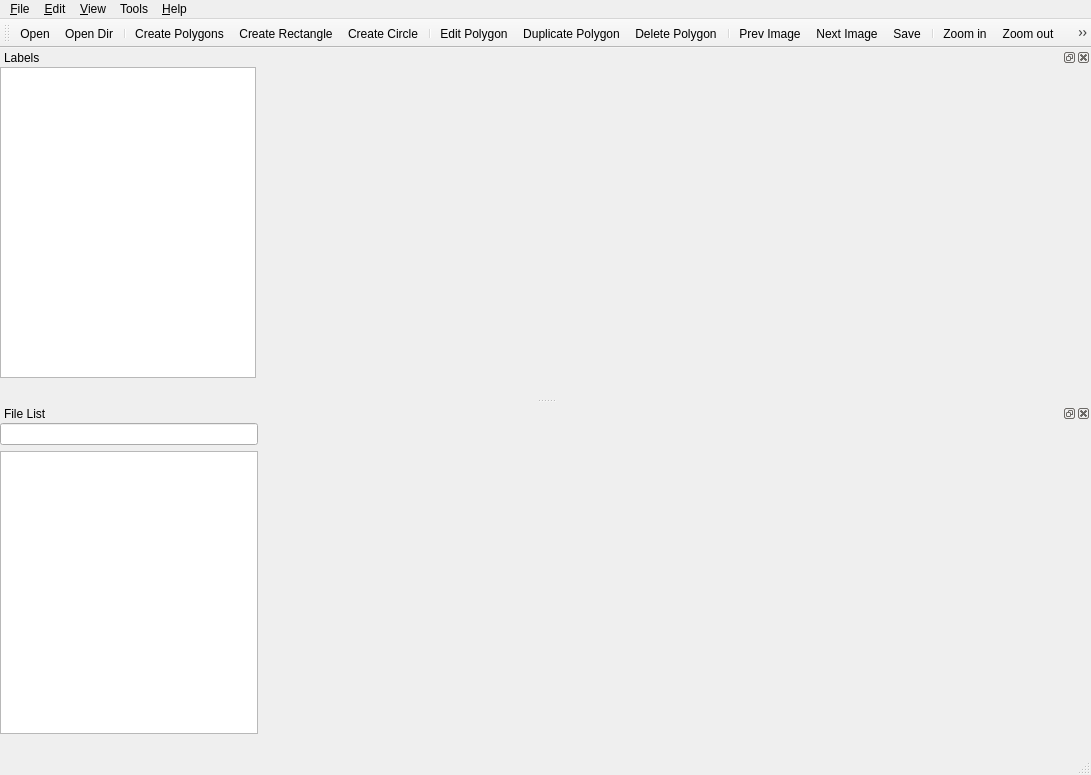
<?xml version="1.0" encoding="UTF-8"?>
<ui version="4.0">
 <class>MainWindow</class>
 <widget class="QMainWindow" name="MainWindow">
  <property name="geometry">
   <rect>
    <x>0</x>
    <y>0</y>
    <width>1091</width>
    <height>775</height>
   </rect>
  </property>
  <property name="windowTitle">
   <string>Label-it</string>
  </property>
  <property name="windowIcon">
   <iconset>
    <normalon>:/svg/qt.svg</normalon>
   </iconset>
  </property>
  <widget class="QScrollArea" name="centralwidget">
   <property name="widgetResizable">
    <bool>true</bool>
   </property>
   <widget class="Canvas" name="canvas">
    <property name="geometry">
     <rect>
      <x>0</x>
      <y>0</y>
      <width>994</width>
      <height>682</height>
     </rect>
    </property>
    <property name="sizePolicy">
     <sizepolicy hsizetype="Expanding" vsizetype="Expanding">
      <horstretch>0</horstretch>
      <verstretch>0</verstretch>
     </sizepolicy>
    </property>
   </widget>
  </widget>
  <widget class="QMenuBar" name="menubar">
   <property name="geometry">
    <rect>
     <x>0</x>
     <y>0</y>
     <width>1091</width>
     <height>26</height>
    </rect>
   </property>
   <widget class="QMenu" name="menuFile">
    <property name="title">
     <string>&amp;File</string>
    </property>
    <addaction name="actionOpen"/>
    <addaction name="actionNext_Image"/>
    <addaction name="actionPrev_Image"/>
    <addaction name="actionOpen_Dir"/>
    <addaction name="actionOpen_Recent"/>
    <addaction name="actionSave"/>
    <addaction name="actionSave_as"/>
    <addaction name="actionClose"/>
    <addaction name="separator"/>
    <addaction name="actionQuit"/>
   </widget>
   <widget class="QMenu" name="menuEdit">
    <property name="title">
     <string>&amp;Edit</string>
    </property>
    <addaction name="actionCreate_Polygons"/>
    <addaction name="actionCreate_Rectangle"/>
    <addaction name="actionCreate_Circle"/>
    <addaction name="actionDuplicate_Polygon"/>
    <addaction name="actionEdit_Polygon"/>
    <addaction name="actionDelete_Polygon"/>
    <addaction name="separator"/>
    <addaction name="actionUndo"/>
    <addaction name="actionRedo"/>
   </widget>
   <widget class="QMenu" name="menuView">
    <property name="title">
     <string>&amp;View</string>
    </property>
    <addaction name="actionLabel_List"/>
    <addaction name="actionFill_List"/>
    <addaction name="separator"/>
    <addaction name="actionHide_Polygons"/>
    <addaction name="actionView_Polygons"/>
    <addaction name="separator"/>
    <addaction name="actionZoom_in"/>
    <addaction name="actionZoom_out"/>
    <addaction name="separator"/>
    <addaction name="actionFit_Window"/>
    <addaction name="actionFit_Width"/>
   </widget>
   <widget class="QMenu" name="menuHelp">
    <property name="title">
     <string>&amp;Help</string>
    </property>
    <addaction name="actionAbout"/>
   </widget>
   <widget class="QMenu" name="menuSettings">
    <property name="title">
     <string>Tools</string>
    </property>
    <addaction name="actionconvert_to_VOC"/>
    <addaction name="actionconvert_to_mask"/>
   </widget>
   <addaction name="menuFile"/>
   <addaction name="menuEdit"/>
   <addaction name="menuView"/>
   <addaction name="menuSettings"/>
   <addaction name="menuHelp"/>
  </widget>
  <widget class="QStatusBar" name="statusbar"/>
  <widget class="QToolBar" name="toolBar">
   <property name="windowTitle">
    <string>toolBar</string>
   </property>
   <attribute name="toolBarArea">
    <enum>TopToolBarArea</enum>
   </attribute>
   <attribute name="toolBarBreak">
    <bool>false</bool>
   </attribute>
   <addaction name="actionOpen"/>
   <addaction name="actionOpen_Dir"/>
   <addaction name="separator"/>
   <addaction name="actionCreate_Polygons"/>
   <addaction name="actionCreate_Rectangle"/>
   <addaction name="actionCreate_Circle"/>
   <addaction name="separator"/>
   <addaction name="actionEdit_Polygon"/>
   <addaction name="actionDuplicate_Polygon"/>
   <addaction name="actionDelete_Polygon"/>
   <addaction name="separator"/>
   <addaction name="actionPrev_Image"/>
   <addaction name="actionNext_Image"/>
   <addaction name="actionSave"/>
   <addaction name="separator"/>
   <addaction name="actionZoom_in"/>
   <addaction name="actionZoom_out"/>
   <addaction name="actionFit_Window"/>
   <addaction name="actionFit_Width"/>
  </widget>
  <widget class="QDockWidget" name="dock_label_list">
   <property name="sizePolicy">
    <sizepolicy hsizetype="Preferred" vsizetype="Preferred">
     <horstretch>0</horstretch>
     <verstretch>0</verstretch>
    </sizepolicy>
   </property>
   <property name="windowTitle">
    <string>Labels</string>
   </property>
   <attribute name="dockWidgetArea">
    <number>2</number>
   </attribute>
   <widget class="QWidget" name="dockWidgetContents_4">
    <widget class="QListWidget" name="listWidget_labels">
     <property name="geometry">
      <rect>
       <x>0</x>
       <y>0</y>
       <width>256</width>
       <height>311</height>
      </rect>
     </property>
    </widget>
   </widget>
  </widget>
  <widget class="QDockWidget" name="dock_file_list">
   <property name="sizePolicy">
    <sizepolicy hsizetype="Preferred" vsizetype="Preferred">
     <horstretch>0</horstretch>
     <verstretch>0</verstretch>
    </sizepolicy>
   </property>
   <property name="windowTitle">
    <string>File List</string>
   </property>
   <attribute name="dockWidgetArea">
    <number>2</number>
   </attribute>
   <widget class="QWidget" name="dockWidgetContents_2">
    <widget class="QWidget" name="layoutWidget">
     <property name="geometry">
      <rect>
       <x>0</x>
       <y>0</y>
       <width>258</width>
       <height>311</height>
      </rect>
     </property>
     <layout class="QVBoxLayout" name="verticalLayout">
      <property name="sizeConstraint">
       <enum>QLayout::SetMaximumSize</enum>
      </property>
      <item>
       <widget class="QLineEdit" name="lineEdit_filename">
        <property name="text">
         <string/>
        </property>
       </widget>
      </item>
      <item>
       <widget class="QListWidget" name="listWidget_files"/>
      </item>
     </layout>
    </widget>
   </widget>
  </widget>
  <action name="actionOpen">
   <property name="icon">
    <iconset>
     <normalon>:/svg/open.svg</normalon>
    </iconset>
   </property>
   <property name="text">
    <string>&amp;Open</string>
   </property>
   <property name="shortcut">
    <string>Ctrl+O</string>
   </property>
  </action>
  <action name="actionNext_Image">
   <property name="icon">
    <iconset>
     <normalon>:/svg/next.svg</normalon>
    </iconset>
   </property>
   <property name="text">
    <string>&amp;Next Image</string>
   </property>
   <property name="shortcut">
    <string>D</string>
   </property>
  </action>
  <action name="actionPrev_Image">
   <property name="icon">
    <iconset>
     <normalon>:/svg/previous.svg</normalon>
    </iconset>
   </property>
   <property name="text">
    <string>&amp;Prev Image</string>
   </property>
   <property name="shortcut">
    <string>A</string>
   </property>
  </action>
  <action name="actionOpen_Dir">
   <property name="icon">
    <iconset>
     <normalon>:/svg/dir.svg</normalon>
    </iconset>
   </property>
   <property name="text">
    <string>Open Dir</string>
   </property>
   <property name="shortcut">
    <string>Ctrl+U</string>
   </property>
  </action>
  <action name="actionOpen_Recent">
   <property name="enabled">
    <bool>false</bool>
   </property>
   <property name="text">
    <string>Open Recent</string>
   </property>
  </action>
  <action name="actionSave">
   <property name="icon">
    <iconset>
     <normalon>:/svg/save.svg</normalon>
    </iconset>
   </property>
   <property name="text">
    <string>&amp;Save</string>
   </property>
   <property name="shortcut">
    <string>Ctrl+S</string>
   </property>
  </action>
  <action name="actionSave_as">
   <property name="text">
    <string>Save As</string>
   </property>
   <property name="shortcut">
    <string>Ctrl+Shift+S</string>
   </property>
  </action>
  <action name="actionClose">
   <property name="text">
    <string>&amp;Close</string>
   </property>
   <property name="shortcut">
    <string>Ctrl+F4</string>
   </property>
  </action>
  <action name="actionQuit">
   <property name="text">
    <string>&amp;Quit</string>
   </property>
   <property name="shortcut">
    <string>Ctrl+Q</string>
   </property>
  </action>
  <action name="actionCreate_Polygons">
   <property name="icon">
    <iconset>
     <normalon>:/svg/polygon.svg</normalon>
    </iconset>
   </property>
   <property name="text">
    <string>Create Polygons</string>
   </property>
   <property name="shortcut">
    <string>Ctrl+N</string>
   </property>
  </action>
  <action name="actionCreate_Rectangle">
   <property name="icon">
    <iconset>
     <normalon>:/svg/square_four_angle_point.svg</normalon>
    </iconset>
   </property>
   <property name="text">
    <string>Create Rectangle</string>
   </property>
   <property name="shortcut">
    <string>Ctrl+R</string>
   </property>
  </action>
  <action name="actionCreate_Circle">
   <property name="icon">
    <iconset>
     <normalon>:/svg/circle.svg</normalon>
    </iconset>
   </property>
   <property name="text">
    <string>Create Circle</string>
   </property>
  </action>
  <action name="actionEdit_Polygon">
   <property name="icon">
    <iconset>
     <normalon>:/svg/change.svg</normalon>
    </iconset>
   </property>
   <property name="text">
    <string>Edit Polygon</string>
   </property>
   <property name="toolTip">
    <string>Edit Polygon</string>
   </property>
  </action>
  <action name="actionDelete_Polygon">
   <property name="icon">
    <iconset>
     <normalon>:/svg/trash.svg</normalon>
    </iconset>
   </property>
   <property name="text">
    <string>Delete Polygon</string>
   </property>
  </action>
  <action name="actionUndo">
   <property name="enabled">
    <bool>false</bool>
   </property>
   <property name="text">
    <string>&amp;Undo</string>
   </property>
  </action>
  <action name="actionLabel_List">
   <property name="checkable">
    <bool>true</bool>
   </property>
   <property name="checked">
    <bool>true</bool>
   </property>
   <property name="text">
    <string>Label List</string>
   </property>
  </action>
  <action name="actionFill_List">
   <property name="checkable">
    <bool>true</bool>
   </property>
   <property name="checked">
    <bool>true</bool>
   </property>
   <property name="text">
    <string>Fill List</string>
   </property>
  </action>
  <action name="actionHide_Polygons">
   <property name="enabled">
    <bool>false</bool>
   </property>
   <property name="text">
    <string>Hide Polygons</string>
   </property>
  </action>
  <action name="actionView_Polygons">
   <property name="enabled">
    <bool>false</bool>
   </property>
   <property name="text">
    <string>Show Polygons</string>
   </property>
  </action>
  <action name="actionZoom_in">
   <property name="icon">
    <iconset resource="../img/img.qrc">
     <normaloff>:/svg/zoom-in.svg</normaloff>:/svg/zoom-in.svg</iconset>
   </property>
   <property name="text">
    <string>Zoom in</string>
   </property>
   <property name="shortcut">
    <string>=, +</string>
   </property>
  </action>
  <action name="actionZoom_out">
   <property name="icon">
    <iconset resource="../img/img.qrc">
     <normaloff>:/svg/zoom-out.svg</normaloff>:/svg/zoom-out.svg</iconset>
   </property>
   <property name="text">
    <string>Zoom out</string>
   </property>
   <property name="shortcut">
    <string>-, _</string>
   </property>
  </action>
  <action name="actionFit_Window">
   <property name="checkable">
    <bool>true</bool>
   </property>
   <property name="checked">
    <bool>true</bool>
   </property>
   <property name="icon">
    <iconset resource="../img/img.qrc">
     <normaloff>:/svg/zoomReset.svg</normaloff>:/svg/zoomReset.svg</iconset>
   </property>
   <property name="text">
    <string>Fit Window</string>
   </property>
   <property name="shortcut">
    <string>Ctrl+F</string>
   </property>
  </action>
  <action name="actionFit_Width">
   <property name="checkable">
    <bool>true</bool>
   </property>
   <property name="icon">
    <iconset resource="../img/img.qrc">
     <normaloff>:/svg/fit-width.svg</normaloff>:/svg/fit-width.svg</iconset>
   </property>
   <property name="text">
    <string>Fit Width</string>
   </property>
   <property name="shortcut">
    <string>Ctrl+Shift+F</string>
   </property>
  </action>
  <action name="actionDuplicate_Polygon">
   <property name="icon">
    <iconset>
     <normalon>:/svg/copy.svg</normalon>
    </iconset>
   </property>
   <property name="text">
    <string>Duplicate Polygon</string>
   </property>
  </action>
  <action name="actionAbout">
   <property name="icon">
    <iconset>
     <normalon>:/svg/mummy.svg</normalon>
    </iconset>
   </property>
   <property name="text">
    <string>About</string>
   </property>
  </action>
  <action name="actionRedo">
   <property name="enabled">
    <bool>false</bool>
   </property>
   <property name="text">
    <string>Redo</string>
   </property>
  </action>
  <action name="actionconvert_to_VOC">
   <property name="text">
    <string>convert to VOC</string>
   </property>
  </action>
  <action name="actionconvert_to_mask">
   <property name="text">
    <string>convert to mask</string>
   </property>
  </action>
 </widget>
 <customwidgets>
  <customwidget>
   <class>Canvas</class>
   <extends>QWidget</extends>
   <header>canvas.h</header>
   <container>1</container>
   <slots>
    <signal>zoomRequest(int)</signal>
    <signal>scrollRequest(int,int)</signal>
    <signal>newShape(bool)</signal>
    <signal>selectionChanged(bool)</signal>
    <signal>shapeMoved()</signal>
    <signal>drawingPolygon(bool)</signal>
    <signal>hideRRect(bool)</signal>
    <signal>hideNRect(bool)</signal>
    <signal>status(str)</signal>
    <signal>cancelDraw()</signal>
    <signal>toggleEdit(bool)</signal>
   </slots>
  </customwidget>
 </customwidgets>
 <resources>
  <include location="../img/img.qrc"/>
 </resources>
 <connections/>
</ui>
